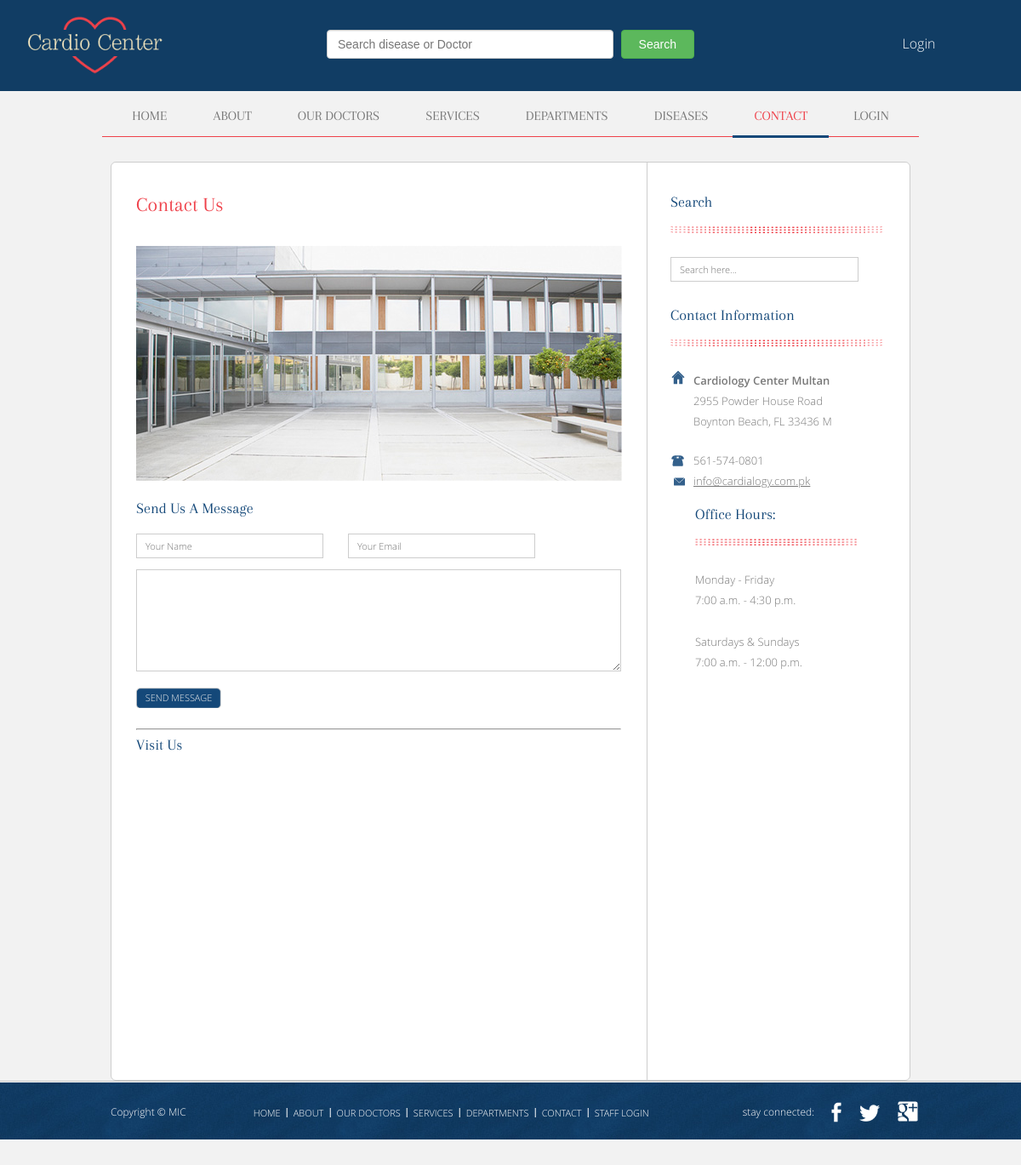
The page /contact.php on the database its author committed.
### tables this page shows
CREATE TABLE IF NOT EXISTS `options` (
  `id` bigint(11) NOT NULL,
  `ref` varchar(100) NOT NULL,
  `name` varchar(500) NOT NULL,
  `value` text NOT NULL,
  `image` varchar(255) NOT NULL,
  `comments` varchar(500) NOT NULL,
  `created_at` timestamp NOT NULL DEFAULT CURRENT_TIMESTAMP ON UPDATE CURRENT_TIMESTAMP
);

### functions.php (called while the page is built, shortened)
<?php
function db() {
    return mysqli_connect(host, user, password, database);
}
function getData($table = 'options', $fields = "*", $where = '', $join = '', $limit = '') {
    $link = db();
    $data = array();
    $i = 0;
    $query = "select " . $fields . " from " . $table . " " . $where . " " . $join . " " . $limit;
    $result = mysqli_query($link, $query);
    while ($row = mysqli_fetch_assoc($result)) {
        $data[$i] = $row;
        $i++;
    }
    return $data;
}
$data = getData();

### contact.php (the view, shortened to what this page needs)
<?php
include 'header.php';
?>
<body>
    <div id="body">
        <div class="content">
            <div id="section">
                <h2>contact us</h2>
                <img src="images/uploads/<?php echo $data[11]['image']; ?>" alt="">
                <form action="" method="post">
                    <b>send us a message</b>
                    <input type="text" name="fname" id="fname" value="" placeholder="Your Name" required="">
                    <input type="email" name="email" id="email" value="" placeholder="Your Email" required="">
                    <textarea name="message" id="message" cols="30" rows="10" required=""></textarea>
                    <input type="submit" name="send" id="send" value="send message">
                </form>
                <br>
                <hr>
                <b><a href="#">visit us</a></b>
                <div id="map" style="width: 570px;height:275px;margin: 20px 0px"></div>
            </div>
            <div id="sidebar">
                <div class="search">
                    <h3>search</h3>
                    <form action="index.php">
                        <input type="text" name="search" id="search" placeholder="Search here...">
                    </form>
                </div>
                <div class="contact">
                    <h3>contact information</h3>
                    <ul class="first">
                        <li class="office">
                            <b><?php echo $data[9]['comments']; ?></b><span><?php echo $data[9]['value']; ?></span>
                        </li>
                        <li class="telephone">
                            <?php echo $data[2]['value']; ?>
                        </li>
                        <li class="email">
                            <a href="javascript:void(0);"><?php echo $data[10]['value']; ?></a>
                        </li>
                    </ul>
                <div>
                    <h3>office hours:</h3>
                    <span>Monday - Friday <span>7:00 a.m. - 4:30 p.m.</span></span> <span>Saturdays &amp; Sundays <span>7:00 a.m. - 12:00 p.m.</span></span>
                </div>
            </div>
        </div>
    </div>
    <?php
    include 'footer.php';
    ?>

### css/style.css (style rules this page uses)
body { background: #f2f2f2; color: #797979; font-family: 'OpenSans-Light'; font-weight: normal; line-height: 1; margin: 0; min-width: 960px; padding: 0; }
#body { margin: 0; padding: 28px 0 46px 0; }
#body .content { background: #fff url(../images/bg-sidebar.gif) repeat-y top right; border: 1px solid #cdcdcd; border-radius: 6px; margin: 0 auto; overflow: hidden; padding: 0; width: 938px; }
#body .content #section, #body .content #blog { float: left; margin: 0; padding: 37px 29px 29px; width: 570px; }
#body h2 { color: #ef414a; font-family: 'Arapey'; font-size: 24px; font-weight: normal; margin: 0; padding: 0 0 21px; text-transform: capitalize; }
#body .content #section > img { display: block; margin: 16px 0 23px; }
#body .content #section > b, #body .content #section div b, #body .content #section form b { color: #144879; display: inline-block; font-family: 'Arapey'; font-size: 18px; font-weight: normal; margin: 0; padding: 0; text-transform: capitalize; }
#body .content #section > b a { color: #144879; text-decoration: none; }
#body .content #section div { margin: 0; padding: 41px 0 0; }
#body .content #section form { margin: 0; overflow: hidden; padding: 0; }
#body .content #section form input, #body .content #section form select { background: none; border: 1px solid #cdcdcd; color: #797979; display: block; float: left; font-family: 'OpenSans-Light'; font-size: 11px; font-weight: normal; margin: 0 29px 13px 0; padding: 6px 10px; text-transform: capitalize; width: 198px; }
#body .content #section form textarea { background: none; border: 1px solid #cdcdcd; color: #797979; display: block; font-family: 'OpenSans-Light'; font-size: 11px; font-weight: normal; height: 108px; margin: 0 0 18px; padding: 5px 10px; overflow: auto; text-transform: capitalize; width: 548px; }
#body .content #section form #send { background: url(../images/bg-more.png) no-repeat 0 1px; border: 0; color: #ececec; display: block; float: none; margin: 0; padding: 5px 0; text-align: center; text-transform: uppercase; width: 100px; }
#body .content #sidebar { float: left; margin: 0; padding: 37px 0; width: 308px; }
#body .content #sidebar div { margin: 0 0 30px; padding: 0 30px 0 29px; }
#body .content #sidebar div h3 { background: url(../images/dots.gif) no-repeat center bottom; color: #144879; font-family: 'Arapey'; font-size: 18px; font-weight: normal; margin: 0 0 28px; padding: 0 0 28px; text-transform: capitalize; }
#body .content #sidebar div form { margin: 0; padding: 0; }
#body .content #sidebar div form input { margin: 0; padding: 0; }
#body .content #sidebar div form #search { background: 0; border: 1px solid #cdcdcd; display: block; font-family: 'OpenSans-Light'; font-weight: normal; font-size: 11px; height: 27px; line-height: 27px; padding: 0 10px; width: 199px; }
#body .content #sidebar div ul { margin: 0; padding: 0; }
#body .content #sidebar div ul li { font-size: 13px; line-height: 24px; list-style: none; margin: 0; overflow: hidden; padding: 0; }
#body .content #sidebar .contact ul { border-top: 1px solid #cdcdcd; padding: 18px 0; }
#body .content #sidebar .contact ul.first { border: 0; padding: 0 0 18px; }
#body .content #sidebar .contact ul li { background: url(../images/icons.png) no-repeat; padding: 0 0 0 27px; }
#body .content #sidebar .contact ul .office { background: none; padding: 0 0 22px; }
#body .content #sidebar .contact .office b { background: url(../images/icons.png) no-repeat -77px 0; display: block; font-family: 'OpenSans-Semibold'; font-weight: normal; margin: 0; padding: 0 0 0 27px; text-transform: capitalize; }
#body .content #sidebar .contact .office span { display: block; margin: 0; padding: 0 27px; }
#body .content #sidebar .contact ul li.telephone { background-position: -78px -22px; }
#body .content #sidebar .contact ul li.email { background-position: -77px -70px; }
#body .content #sidebar .contact ul li.email a { color: #797979; text-decoration: underline; }
#body .content #sidebar div > span { display: block; font-size: 13px; line-height: 24px; margin: 0; padding: 0 0 25px; }
#body .content #sidebar div > span span { display: block; }

### css/mic.css (style rules this page uses)
textArea { text-align: justify; }
.content { margin-top: 50px; }

### rows shown on the page
options: image (picture)
options: comments "Cardiology Center Multan", value "2955 Powder House Road Boynton Beach, FL 33436 M"
options: value "561-574-0801"
options: value "info@cardialogy.com.pk"
